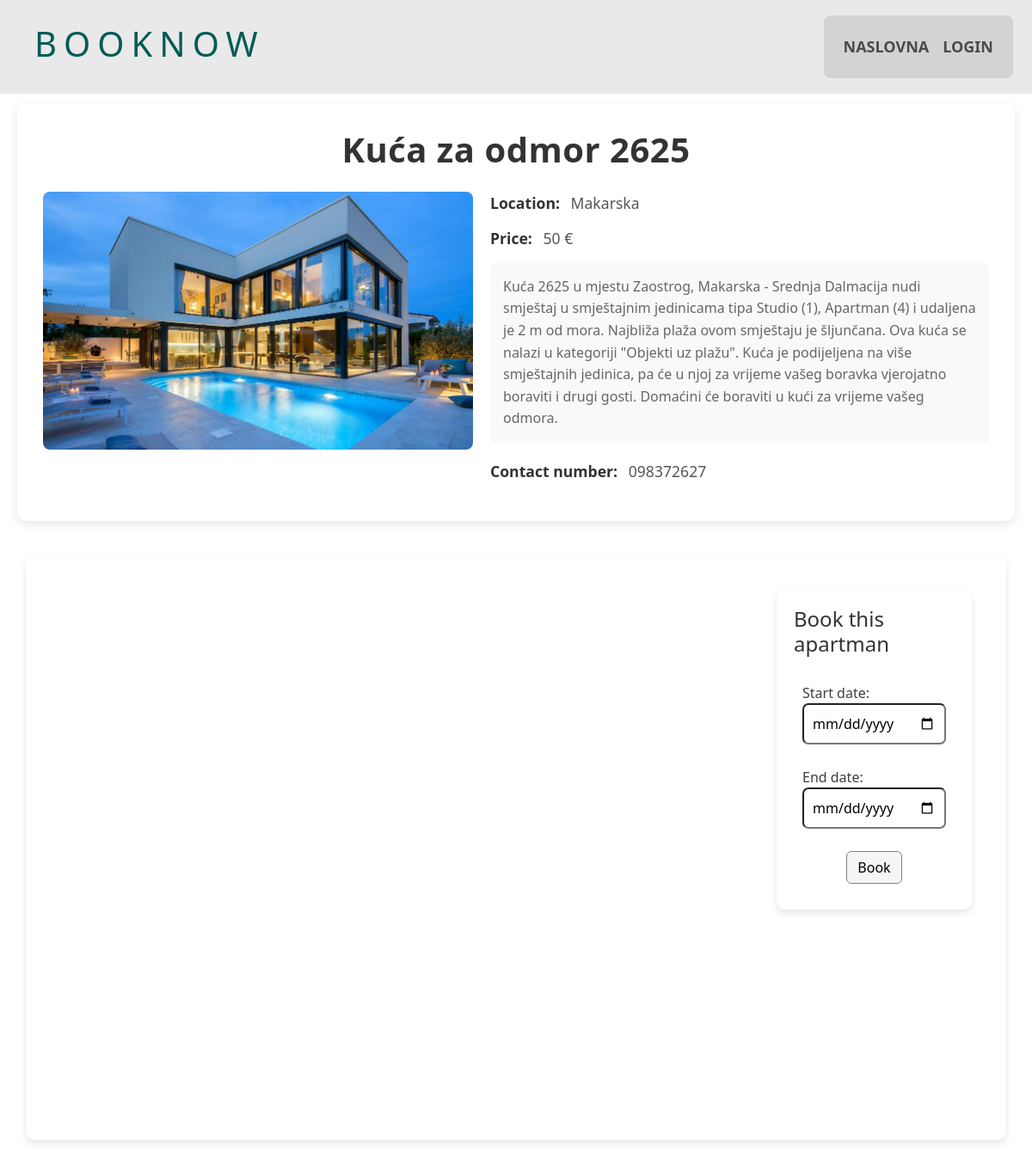
/app/apartman/7/, run on the app's committed database.
### app/models.py (models this page shows)
class Apartman(models.Model):
    title = models.CharField(max_length=200)
    description = models.TextField()
    location=models.TextField(default="no location")
    price = models.CharField(max_length=15, null=True, blank=True)
    user = models.ForeignKey(User, on_delete=models.CASCADE)
    contact_number = models.CharField(max_length=15, null=True, blank=True)
    apartman_image = models.ImageField(upload_to='apartman_img/', null=True, blank=True)

### app/views.py (the view)
# urls.py: path('apartman/<int:apartman_id>/', views.apartman_detail, name='apartman_detail'),
def apartman_detail(request, apartman_id):
    apartman = get_object_or_404(Apartman, id=apartman_id)
    bookings = Booking.objects.filter(apartman=apartman)
    return render(request, 'app/apartman_detail.html', {'apartman': apartman, 'bookings': bookings, 'form': BookingForm(initial={'apartman': apartman})})

### app/forms.py
class BookingForm(forms.ModelForm):
   class Meta:
        model = Booking
        fields = ['apartman', 'start_date', 'end_date']
        widgets = {
            'start_date': forms.DateInput(attrs={'type': 'date'}),
            'end_date': forms.DateInput(attrs={'type': 'date'}),
            'apartman': forms.HiddenInput()
        }

### app/templates/app/apartman_detail.html (shortened to what this page needs)
{% extends "app/base.html" %}
{% load static %}
{% block content %}
<div class="card-detail">
    <div class="house-info-card">
        <h1 class="house-title">{{ apartman.title }}</h1>
        <div class="house-details">
            {% if apartman.apartman_image %}
            <img id="apartmanImage" src="{{ apartman.apartman_image.url }}" class="house-img" alt="{{ apartman.title }}">
            {% endif %}
            <div class="house-content">
                <p class="info-item"><span class="info-label">Location:</span> {{ apartman.location }}</p>
                <p class="info-item"><span class="info-label">Price:</span> {{ apartman.price }} €</p>
                <p class="info-description">{{ apartman.description }}</p>
                <p class="info-item"><span class="info-label">Contact number:</span> {{ apartman.contact_number }}</p>
            </div>
        </div>
    </div>
    <div class="calendar">
        <div id='calendar'></div>
        <div class="booking">
            <h3>Book this apartman</h3>
            <form id="booking-form" method="post" action="{% url 'app:add_booking' %}">
                {{ form.as_p }}
                <button type="submit" class="btn btn-primary">Book</button>
            </form>
        </div>
    </div>
</div>
{% endblock %}

### static/app/app.css (style rules this page uses)
* { padding: 0; margin: 0; }
body { background-color: #fffffe; }
h1 { color: #045B57; }
p { color: #3C3D42; }
.btn-primary { background-color: #007bff; border-color: #007bff; }
.booking { margin: 20px; margin-left: 100px; background-color: lightgray; padding: 30px; border-radius: 10px; height: fit-content; }
#id_end_date, #id_start_date { border-radius: 7px; padding: 10px; }
.card-detail { border: none; display: flex; flex-direction: column; justify-content: center; max-width: 1200px; margin: 0 auto; padding: 20px; padding-top: 120px; }
#calendar { margin-top: 20px; margin-bottom: 20px; width: 70%; height: 600px; }
.calendar { display: flex; flex-direction: row; margin: 10px; }
#booking-form { margin-top: 20px; padding: 10px; }
#booking-form .btn-primary { background-color: whitesmoke; border-color: gray; color: black; }
.house-info-card { background: #fff; border-radius: 12px; box-shadow: 0 4px 12px rgba(0, 0, 0, 0.1); padding: 30px; margin-bottom: 30px; }
.house-title { font-size: 2.5rem; font-weight: 700; color: #333; text-align: center; margin-bottom: 25px; letter-spacing: 0.5px; }
.house-details { display: flex; flex-wrap: wrap; gap: 20px; align-items: flex-start; }
.house-img { width: 100%; max-width: 500px; height: 300px; object-fit: cover; border-radius: 8px; cursor: pointer; }
.house-content { flex: 1; min-width: 300px; }
.info-item { font-size: 1.1rem; margin-bottom: 15px; color: #555; }
.info-label { font-weight: 600; color: #333; margin-right: 8px; }
.info-description { font-size: 1rem; line-height: 1.6; color: #666; margin-bottom: 20px; background: #f8f9fa; padding: 15px; border-radius: 6px; }
.calendar { background: #fff; border-radius: 10px; box-shadow: 0 4px 8px rgba(0, 0, 0, 0.1); padding: 20px; margin-bottom: 20px; }
#calendar { width: 100%; }
.booking { background: #fff; border-radius: 10px; box-shadow: 0 4px 8px rgba(0, 0, 0, 0.1); padding: 20px; }
.booking h3 { font-size: 1.5rem; margin-bottom: 15px; color: #333; }
.booking form { display: flex; flex-direction: column; gap: 10px; }
.booking .btn { align-self: center; }

### data on the page
Apartman: title "Kuća za odmor 2625", apartman_image (picture), location "Makarska", price "50", description "Kuća 2625 u mjestu Zaostrog, Makarska - Srednja Dalmacija nudi smještaj u smještajnim jedinicama tipa Studio (1), Apartman (4) i udaljena je 2 m od mora. Najbliža plaža ovom smještaju je šljunčana. Ova kuća se nalazi u kategoriji \"Objekti uz plažu\". Kuća je podijeljena na više smještajnih jedinica, pa će u njoj za vrijeme vašeg boravka vjerojatno boraviti i drugi gosti. Domaćini će boraviti u kući za vrijeme vašeg odmora.", contact_number "098372627"
